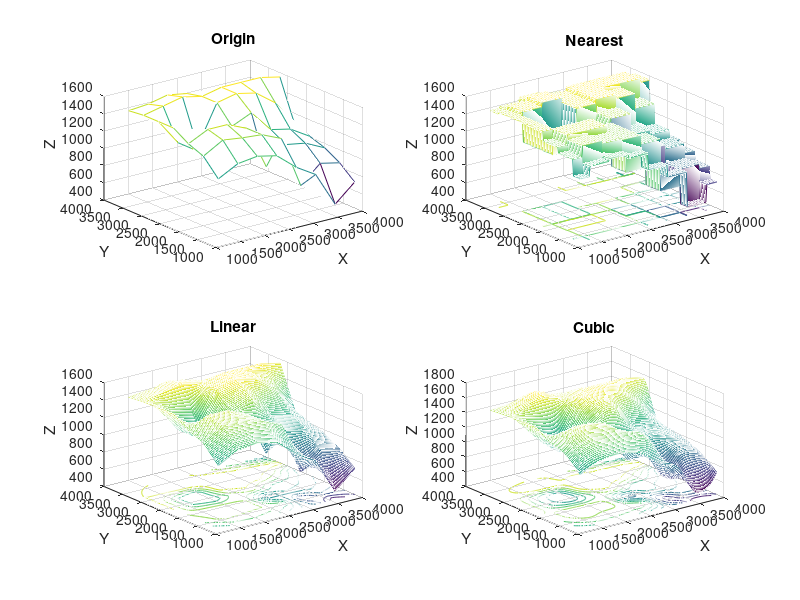

The MATLAB script that drew this image:
x0 = 1200:400:4000;
y0 = 1200:400:3600;
z0=[1130 1250 1280 1230 1040 900 500 700
    1320 1450 1420 1400 1300 700 900 850
    1390 1500 1500 1400 900 1100 1060 950
    1500 1200 1100 1350 1450 1200 1150 1010
    1500 1200 1100 1550 1600 1550 1380 1070
    1500 1550 1600 1550 1600 1600 1600 1550
    1480 1500 1550 1510 1430 1300 1200 980];
[x, y] = meshgrid(1000:20:4000, 1000:20:4000);
subplot(2, 2, 1)
mesh(x0, y0, z0)
title('Origin')
xlabel('X')
ylabel('Y')
zlabel('Z')

near_z = interp2(x0, y0, z0, x, y, 'nearest');
subplot(2, 2, 2)
meshc(x, y, near_z)
title('Nearest')
xlabel('X')
ylabel('Y')
zlabel('Z')

line_z = interp2(x0, y0, z0, x, y, 'linear');
subplot(2, 2, 3)
meshc(x, y, line_z)
title('Linear')
xlabel('X')
ylabel('Y')
zlabel('Z')

cub_z = interp2(x0, y0, z0, x, y, 'cubic');
subplot(2, 2, 4)
meshc(x, y, cub_z)
title('Cubic')
xlabel('X')
ylabel('Y')
zlabel('Z')
